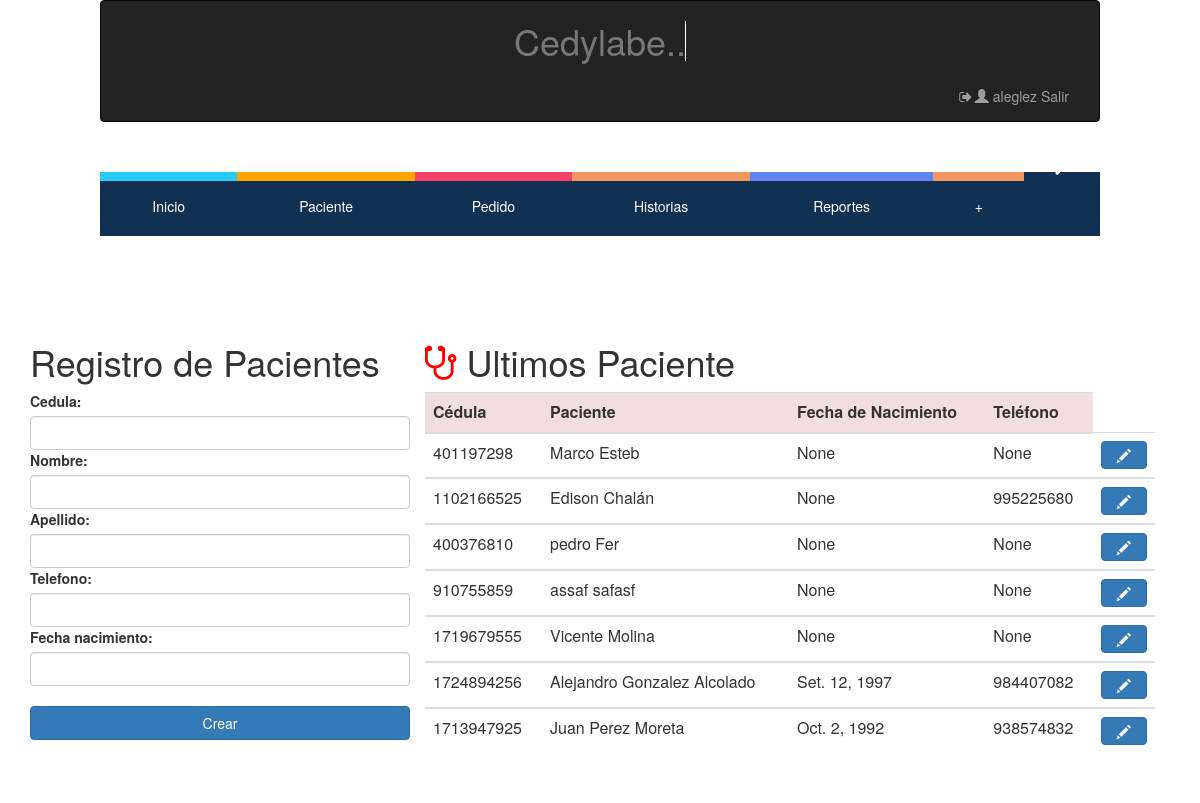
/crear/paciente/ (signed in), run on an earlier commit of the app's database.
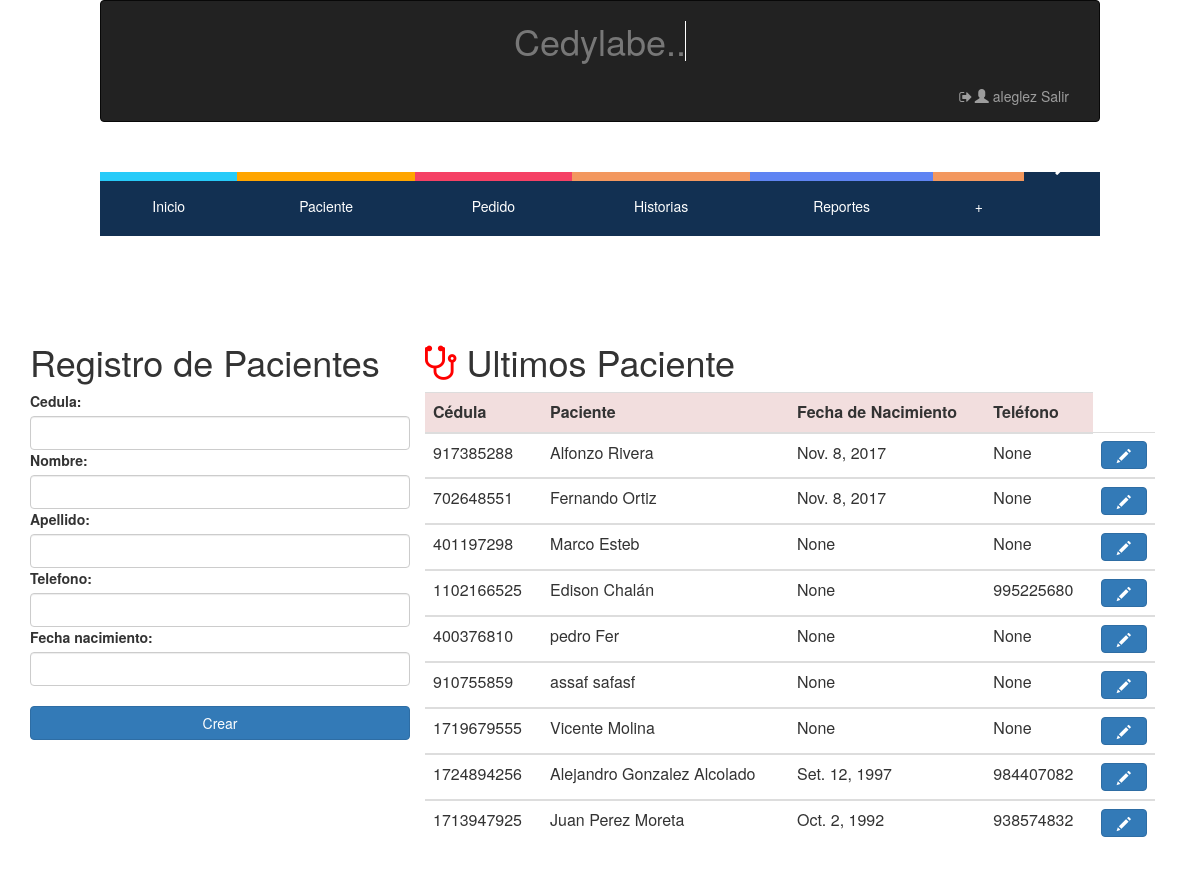
And on a later commit of the database.
### hcapp/models.py (models this page shows, shortened)
class Paciente (models.Model):
    Cedula = models.IntegerField(null=False, blank=False, unique=True, error_messages={'unique':"Ya existe un paciente con esta cédula en el sistema"}) # es necesaria?
    Nombre = models.CharField(max_length=128, null=False, blank=False)
    Apellido = models.CharField(max_length=128, null=False, blank=False)
    Telefono = models.IntegerField(validators=[MaxValueValidator(9999999999)], null=True, blank=True)
    Fecha_nacimiento= models.DateField(null= True, blank=True)
    Fecha_ingreso= models.DateField(auto_now=True, auto_now_add=False)
    '''def save(self, *args, **kwargs):
        if not self.Edad:
            self.Edad = calculate_age(self.Fecha_nacimiento)
        super(Paciente, self).save(*args, **kwargs)'''

### hcapp/views.py (the view)
# urls.py: url(r'^crear/paciente/$',login_required(views.CrearPaciente.as_view()) ,name="Crear-Paciente"),
class CrearPaciente(generic.CreateView):
    model = Paciente
    fields = ['Cedula','Nombre','Apellido','Telefono','Fecha_nacimiento']
    template_name_suffix ='_form'
    success_url =reverse_lazy('hcapp:Crear-Paciente')
    def get_form(self, form_class=None ):
        form = super(CrearPaciente, self).get_form(form_class)
        form.fields['Cedula'].validators=[validar_cedula]
        for x, y in form.fields.items():
            form.fields[x].widget.attrs.update({'class': 'form-control'})
        return form
    def get_context_data(self, **kwargs):
        ctx = super(CrearPaciente, self).get_context_data(**kwargs)
        ultimos=Paciente.objects.all().order_by('-Fecha_ingreso')[:10]
        ctx['ultimos'] = ultimos
        return ctx

### hcapp/templates/hcapp/paciente_form.html (shortened to what this page needs)
{% extends "hcapp/index.html" %}
{% load staticfiles %}
{% block contenido %}
<div class="container">
  <div class="col-md-4">
    <form name="formulario_pacientes" method="post">
      <div class="form-group row">
        <h1><center>Registro de Pacientes</center></h1>
          <div>
            {% include 'hcapp/form_template.html' %}
           <br>
            <button class="btn btn-primary btn-block"> Crear </button>
          <br>
          </div>
      </div>
    </form>
  </div>
  <div class="col-md-8">
    <table class="table Contextual Classes" border="0">
      <thead>
      <tr colspan="4" align="center"><center><h1><i class="fa fa-stethoscope" style="font-size:40px;color: red;"></i> Ultimos Paciente</h1></center></tr>
        <tr class="danger">
          <th>Cédula   </th>
          <th>Paciente </th>
          <th>Fecha de Nacimiento </th>
          <th>Teléfono </th>
        </tr>
      </thead>
       {% for paciente in ultimos %}
      <tbody>
        <tr>
          <td>
            {{paciente.Cedula}}
          </td>
          <td>
            {{paciente.Nombre }}  {{paciente.Apellido}}
          </td>
          <td>
            {{paciente.Fecha_nacimiento}}
          </td>
          <td>
            {{paciente.Telefono}}
          </td>
          <th>
            <button class="btn btn-primary btn-block" type="button" id="modificar_paciente"  onclick="window.location.href='/editar/paciente/{{ paciente.pk }}'">  <span class="glyphicon glyphicon-pencil"></span></button>
          </th>
        </tr>
      </tbody>
      {% endfor %}
    </table>
  </div>
</div>
{% endblock contenido %}

### hcapp/templates/hcapp/index.html (shortened to what this page needs)
{% load staticfiles %}
<html lang="en">
    <link rel="stylesheet" href="{% static 'css/fonts.css' %}">
    <link rel="stylesheet" href="{% static 'css/estilo_distribucion_cntenido.css' %}">
    <link rel="stylesheet" href="{% static 'css/estilo_titulo.css' %}">
    <link rel="stylesheet" href="{% static 'css/style.css' %}">
    <link rel="stylesheet" href="{% static 'css_boot/bootstrap.css' %}">
    <link rel="stylesheet" href="{% static 'css/alertify.min.css' %}">
    <link rel="stylesheet" href="{% static 'css/themes/default.min.css' %}">
    <link rel="stylesheet" href="{% static 'css/themes/default.min.css' %}">
    <link rel="stylesheet" href="{% static 'css/themes/bootstrap.min.css' %}">
    <link rel="stylesheet" href="{% static 'css/jquery-ui.css' %}">
    <link rel="stylesheet" href="http://maxcdn.bootstrapcdn.com/bootstrap/3.3.4/css/bootstrap.min.css">
    <link rel="stylesheet" href="https://cdnjs.cloudflare.com/ajax/libs/font-awesome/4.7.0/css/font-awesome.min.css">
    <link rel="stylesheet" href="//code.jquery.com/ui/1.12.1/themes/base/jquery-ui.css">
    <link rel="stylesheet" href="/resources/demos/style.css">
  <head>
 </head>
  <body>
<div class="container">
    <nav class="navbar navbar-default navbar-inverse" role="navigation">
      <div class="container-fluid">
<div class="contenedor_titulo">
  <div align="left">
    <h1 class="text-muted">Cedylabe..<span>&#160;</span></h1>
  </div>
</div>
        <div class="collapse navbar-collapse" id="bs-example-navbar-collapse-1">
          <ul class="nav navbar-nav navbar-right">
                        {% if user.is_authenticated  %}
                         <li><a href="/logout/"><i class="fa fa-sign-out fa-fw"></i><span class="glyphicon glyphicon-user"></span> {{user.username}} Salir </a></li>
                          {% else %}
                        <li><a href="/login/"><i class="fa fa-sign-out fa-fw"></i><span class="glyphicon glyphicon-share"></span> Ingresar</a>
                        {% endif %}</a></li>
          </ul>
        </div>
      </div>
    </nav>
</div>
<div class="container">
  <header>
    <nav>
      <ul>
        <li><a href="{% url "hcapp:Inicio" %}"><span class="color1"><i class="icon icon-home"></i></span>Inicio</a></li>
        <li><a href="{% url "hcapp:Crear-Paciente" %}"><span class="color2"><i class="icon icon-man"></i></span>Paciente</a>
        </li>
        <li><a href="{% url "hcapp:Home-Pedidos" %}"><span class="color3"><i class="icon icon-file-text2"></i></span>Pedido</a>
        </li>
        <li><a href="{% url "hcapp:Tabla-Historias" %}"><span class="color4"><i class="icon icon-files-empty" ></i></span>Historias</a></li>
        <li><a href="{% url "hcapp:Home-Reportes" %}"><span class="color6"><i class="icon icon-folder-open"></i></span>Reportes</a>
        </li>
        <li><a href="{% url "hcapp:Subir-Plantilla" %}"><span class="color4"></span> + </a></li>
        <li><a href="/admin/"><span class="color4">admin<i class="icon glyphicon glyphicon-wrench" ></i></span></a></li>
      </ul>
    </nav>
  </header>
</div>
</body>
</html>
{% block contenido %}
{% endblock contenido %}

### hcapp/templates/hcapp/form_template.html (shortened to what this page needs)
{% for field in form%}
{% load staticfiles %}
{% load widget_tweaks %}
     <b>{{field.label_tag}}</b>
                    {% render_field field class="form-control" %}
                {% endfor %}
        <link href="//code.jquery.com/ui/1.12.1/themes/base/jquery-ui.css" rel="stylesheet">
            <link href="/resources/demos/style.css" rel="stylesheet">

### hcapp/static/css/estilo_distribucion_cntenido.css (style rules this page uses)
* { margin: 0; padding: 0; }
body { font-family: none; background: #fff; color: #fff; }
header { margin-top:10px; width: 100%; height: 150px; overflow: hidden; position: relative; }
nav { top:-20px; position: absolute; left:0; right:0; margin:20px auto; max-width:1000px; width:90%; }
nav ul { list-style:none; }
nav > ul { display:table; width:100%; background:#123052; position:relative; }
nav > ul li { display:table-cell; }
nav > ul > li { display: table-cell; }
nav > ul li a { color:#fff; display:block; line-height:20px; padding:20px; position: relative; text-align:center; text-decoration:none; -webkit-transition: all .3s ease; -moz-transition: all .3s ease; -ms-transition: all .3s ease; -o-transition: all .3s ease; transition: all .3s ease; }
nav > ul > li > a span { background:#174459; display:block; height:100%; width:100%; left:0; position:absolute; top:-55px; -webkit-transition: all .3s ease; -moz-transition: all .3s ease; -ms-transition: all .3s ease; -o-transition: all .3s ease; transition: all .3s ease; }
nav > ul > li > a span .icon { display:block; line-height:60px; }
nav ul li a .color1 { background: #27CBF9; }
nav ul li a .color2 { background:orange; }
nav ul li a .color3 { background: #F54165; }
nav ul li a .color4 { background: #F3985F; }
nav ul li a .color6 { background: #5F84F3; }

### hcapp/static/css/estilo_titulo.css (style rules this page uses)
* { margin: 0; padding: 0; }
body { font-family: monospace; background: #000; }
.contenedor_titulo { margin: auto; display: table; }
h1 { float: left; color: #fff; position: relative; font-size:2.5em; }

### hcapp/static/css/style.css (style rules this page uses)
[class^="icon-"], [class*=" icon-"] { font-family: 'icomoon' !important; speak: none; font-style: normal; font-weight: normal; font-variant: normal; text-transform: none; line-height: 1; -webkit-font-smoothing: antialiased; -moz-osx-font-smoothing: grayscale; }
.icon-file-text2:before { content: "\e926"; }
.icon-man:before { content: "\e9dc"; }

What changed in the data, as far as the page shows it:
added Paciente: Cedula "917385288", Nombre "Alfonzo", Apellido "Rivera", Fecha_nacimiento "Nov. 8, 2017", Telefono "None"
added Paciente: Cedula "702648551", Nombre "Fernando", Apellido "Ortiz", Fecha_nacimiento "Nov. 8, 2017", Telefono "None"
